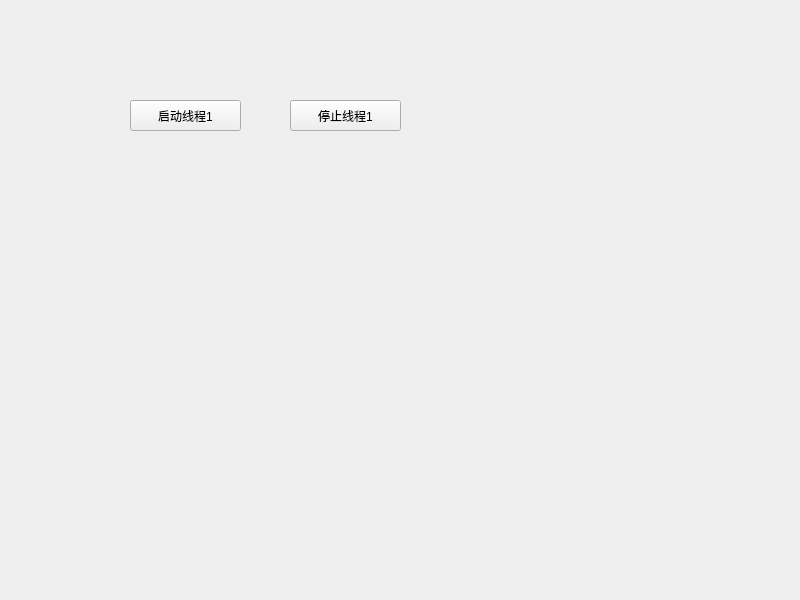
<?xml version="1.0" encoding="UTF-8"?>
<ui version="4.0">
 <class>Widget</class>
 <widget class="QWidget" name="Widget">
  <property name="geometry">
   <rect>
    <x>0</x>
    <y>0</y>
    <width>800</width>
    <height>600</height>
   </rect>
  </property>
  <property name="windowTitle">
   <string>Widget</string>
  </property>
  <widget class="QPushButton" name="pushButton">
   <property name="geometry">
    <rect>
     <x>130</x>
     <y>100</y>
     <width>111</width>
     <height>31</height>
    </rect>
   </property>
   <property name="text">
    <string>启动线程1</string>
   </property>
  </widget>
  <widget class="QPushButton" name="pushButton_2">
   <property name="geometry">
    <rect>
     <x>290</x>
     <y>100</y>
     <width>111</width>
     <height>31</height>
    </rect>
   </property>
   <property name="text">
    <string>停止线程1</string>
   </property>
  </widget>
 </widget>
 <resources/>
 <connections/>
</ui>
